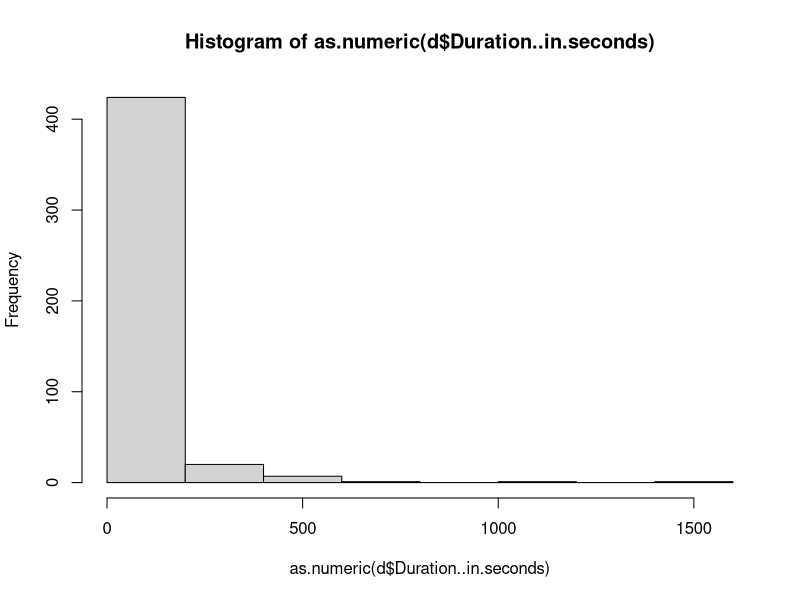
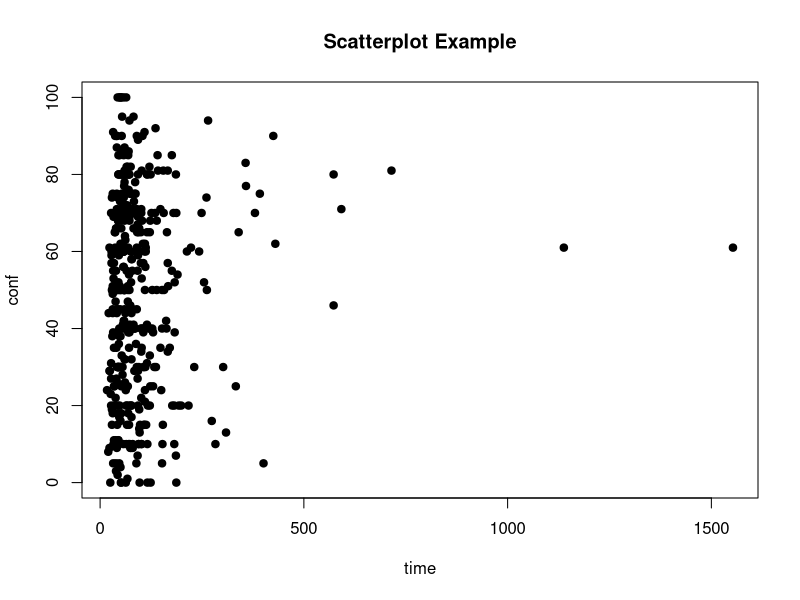
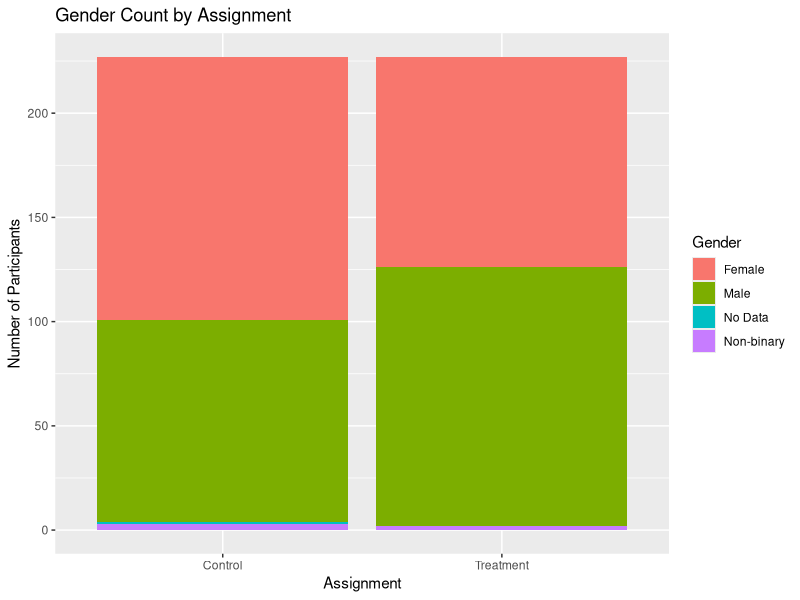
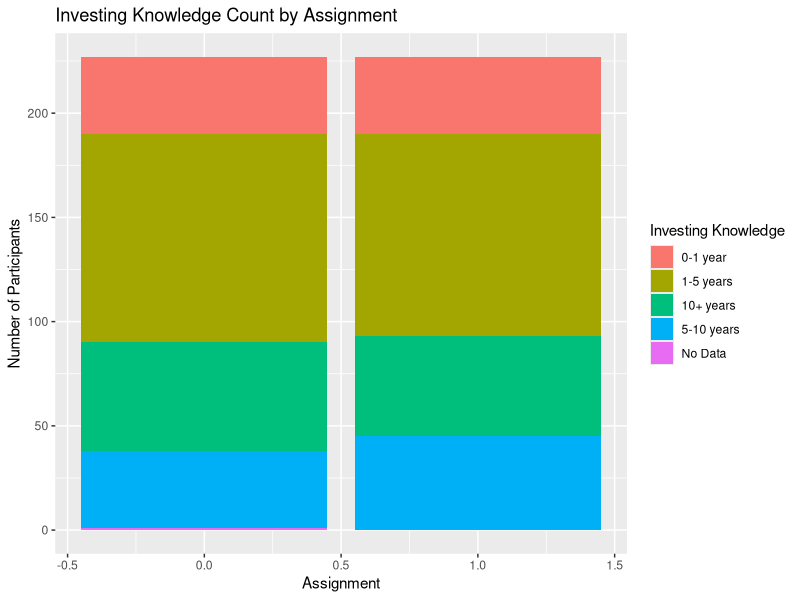
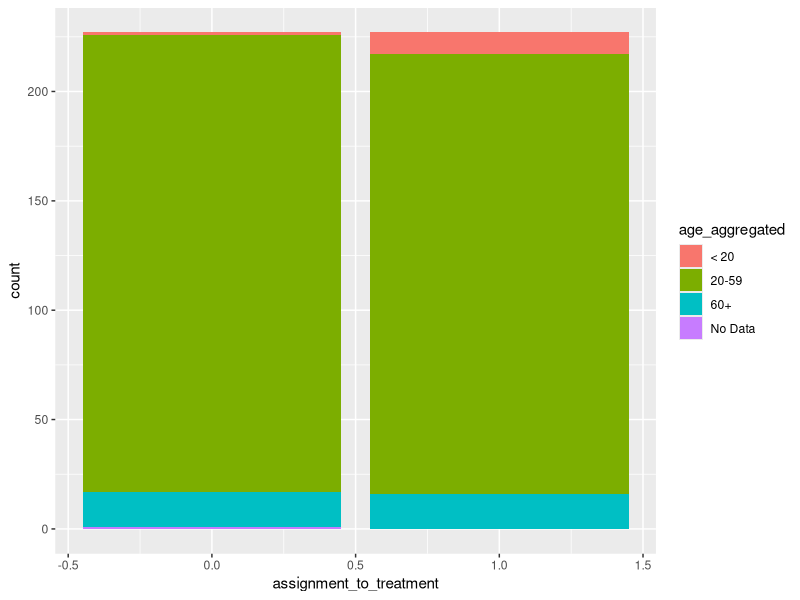
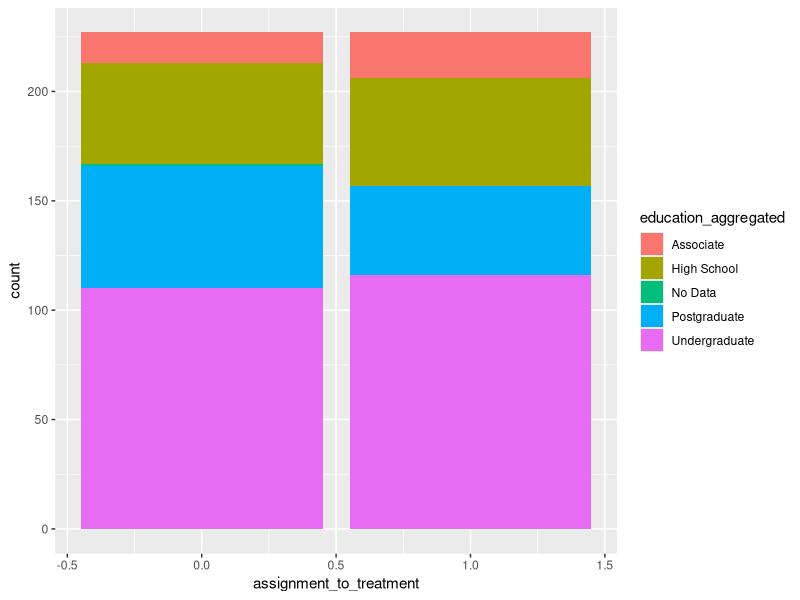
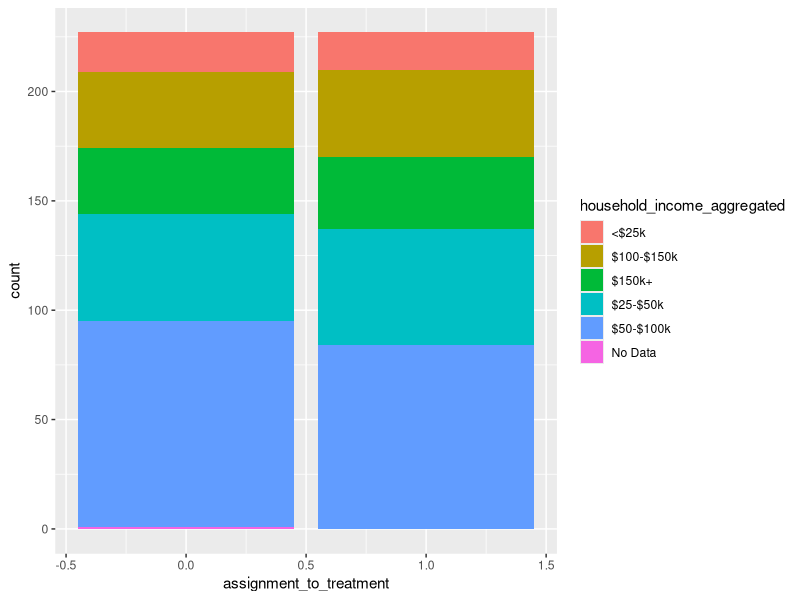
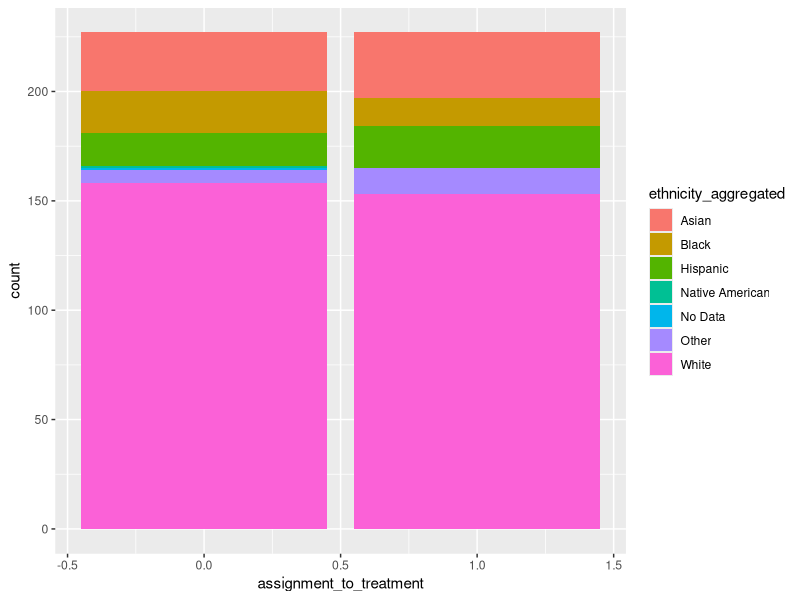

These charts were generated, in order, by the following R code:
## ---- chunk 1
library(data.table)
library(sandwich)
library(lmtest)

library(ggplot2)
library(knitr)
library(foreign)
## ---- chunk 2
d <- read.csv(file = 'data/input/ESG Survey 3_April 8, 2022_10.20.csv')
d <- data.table(d)
colnames(d)
## ---- chunk 3
columns_to_analyse <- c('StartDate', 'EndDate', 'Duration..in.seconds.', 'Q18', 'Gender', 'Investing.knowledge','Age', 'Education', 'Household.income', 'Ethnicity', 'Stock_1', 'Q22', 'Gender.1', 'Investing.knowledge.1', 'Age.1', 'Education.1', 'Household.income.1', 'Ethnicity.1', 'Stock_1.1')
columns_temp <- c("StartDate", "EndDate", "Q18")

# colnames(d)

subset(d, select = columns_to_analyse)
nrows <- nrow(d)
# remove the metadata

d <- d[3:nrows,]
d <- d[d$StartDate >= "2022-04-06 14:33:20"]
d
## ---- chunk 4
hist(as.numeric(d$Duration..in.seconds))
## ---- chunk 5
d$assignment_to_treatment <-  ifelse(d$Age.1 == "", 0, 1)
d$gender_aggregated <- ifelse(d$assignment_to_treatment == 1, 
                              d$Gender.1, d$Gender)
d$investing_knowledge_aggregated <- ifelse(d$assignment_to_treatment == 1, 
                                           d$Investing.knowledge.1, d$Investing.knowledge)
d$age_aggregated <- ifelse(d$assignment_to_treatment == 1, 
                           d$Age.1, d$Age)
d$education_aggregated <- ifelse(d$assignment_to_treatment == 1, 
                           d$Education.1, d$Education)
d$household_income_aggregated <- ifelse(d$assignment_to_treatment == 1, 
                           d$Household.income.1, d$Household.income)
d$ethnicity_aggregated <- ifelse(d$assignment_to_treatment == 1, 
                           d$Ethnicity.1, d$Ethnicity)
d$stock_aggregated <- ifelse(d$assignment_to_treatment == 1, 
                           d$Stock_1.1, d$Stock_1)
d$assignment_to_treatment_name <- ifelse(d$assignment_to_treatment == 1, "Treatment", "Control")

d[d$gender_aggregated == ""]$gender_aggregated <- "No Data"
d[d$investing_knowledge_aggregated == ""]$investing_knowledge_aggregated <- "No Data"
d[d$age_aggregated == ""]$age_aggregated <- "No Data"
d[d$education_aggregated == ""]$education_aggregated <- "No Data"
d[d$household_income_aggregated == ""]$household_income_aggregated <- "No Data"
d[d$ethnicity_aggregated == ""]$ethnicity_aggregated <- "No Data"
d[d$stock_aggregated == ""]$stock_aggregated <- "No Data"
## ---- chunk 6
attach(d)
plot(as.numeric(d$Duration..in.seconds), stock_aggregated, main="Scatterplot Example",
   xlab="time", ylab="conf", pch=19) 
sum(d$assignment_to_treatment)
## ---- chunk 7
# Gender
ggplot(d, aes(x = assignment_to_treatment_name, fill = gender_aggregated)) +
  geom_bar() +
  ylab("Number of Participants") +
  xlab("Assignment") +
  ggtitle("Gender Count by Assignment") +
  labs(fill = "Gender")
  scale_x_discrete(
   "Assignment to Treatment",
   labels=c("Control", "Treatment"),
   limits=factor(0, 1))

# Investing Knowledge
ggplot(d, aes(x = assignment_to_treatment, fill = investing_knowledge_aggregated)) +
  geom_bar() +
  ylab("Number of Participants") +
  xlab("Assignment") +
  ggtitle("Investing Knowledge Count by Assignment") +
  labs(fill = "Investing Knowledge")
  scale_x_discrete(
   "Assignment to Treatment",
   labels=c("Control", "Treatment"),
   limits=factor(0, 1))

# Age
ggplot(d, aes(x = assignment_to_treatment, fill = age_aggregated)) +
  geom_bar()

# Education
ggplot(d, aes(x = assignment_to_treatment, fill = education_aggregated)) +
  geom_bar()

# Household Income
ggplot(d, aes(x = assignment_to_treatment, fill = household_income_aggregated)) +
  geom_bar()

# Ethnicity
ggplot(d, aes(x = assignment_to_treatment, fill = ethnicity_aggregated)) +
  geom_bar()
## ---- chunk 8
# Represent it

ggplot(d, aes(x=as.numeric(stock_aggregated), fill=as.factor(assignment_to_treatment))) +
  geom_density( color="#e9ecef", alpha=0.2, position = 'identity') +
  scale_fill_manual(values=c("green", "red")) +
  labs(fill="Assignment to Treatment") +
  xlab("Likelihood to Invest in Presented Company") + 
  ylab("Number of Participants") +
  ggtitle("Comparison of Distributions of Outcome")
## ---- chunk 9
control <- as.numeric(d[d$assignment_to_treatment == 0]$stock_aggregated)
treatment <- as.numeric(d[d$assignment_to_treatment == 1]$stock_aggregated)

treatment_mean <- mean(treatment)
control_mean <- mean(na.omit(control))

ate <- (treatment_mean - control_mean) / control_mean

t.test(control, treatment)
## ---- chunk 10
library(sandwich)
library(lmtest)

model <- lm(as.numeric(
  stock_aggregated) ~ I(household_income_aggregated) +
    I(gender_aggregated) +
    I(age_aggregated) +
    I(ethnicity_aggregated) +
    I(investing_knowledge_aggregated),
            data=d)
coef_se <- lmtest::coefci(model, vcov.=vcovHC(model, type="HC"))
model_summary <- summary(model, se=coef_se)
model_summary
